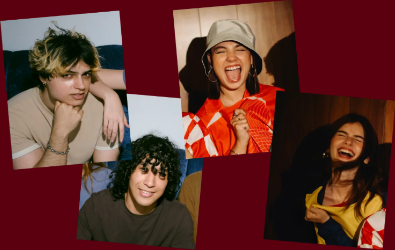
#> input picture scratch/true_orig_cards.png, 395 x 250 px, found by its file name
$ python render_zero_red_outline_cards.py
#> lines starting #> are read from the running program, lines starting #| are printed output that depends on the picture; after the words box and inside, x2 and y2 are one past the last pixel; in counts of white or black regions, pixels touching at a corner belong together
import os
from PIL import Image, ImageFilter, ImageDraw
import numpy as np
from scipy.ndimage import binary_fill_holes, binary_erosion, binary_dilation

# Load the original 2x cards (792 x 500)
orig_2x = Image.open('scratch/true_orig_cards.png').convert('RGBA').resize((792, 500), Image.Resampling.LANCZOS)
arr = np.array(orig_2x)
bg = np.array([90, 0, 15], dtype=float)

# 1. Detect all card content (excluding only the dark wine background)
diff = np.linalg.norm(arr[:, :, :3].astype(float) - bg, axis=2)
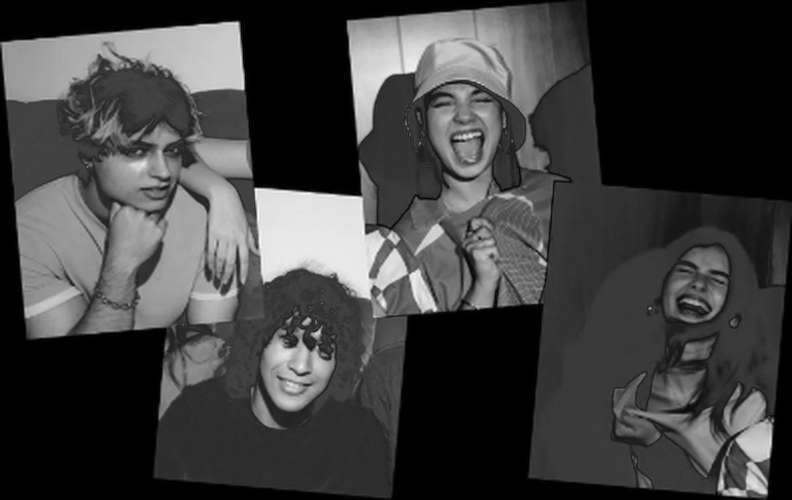
#> diff: shape (500, 792) float64; min 0, max 353, mean 88.2; drawn with min black and max white
raw_card_mask = diff > 25
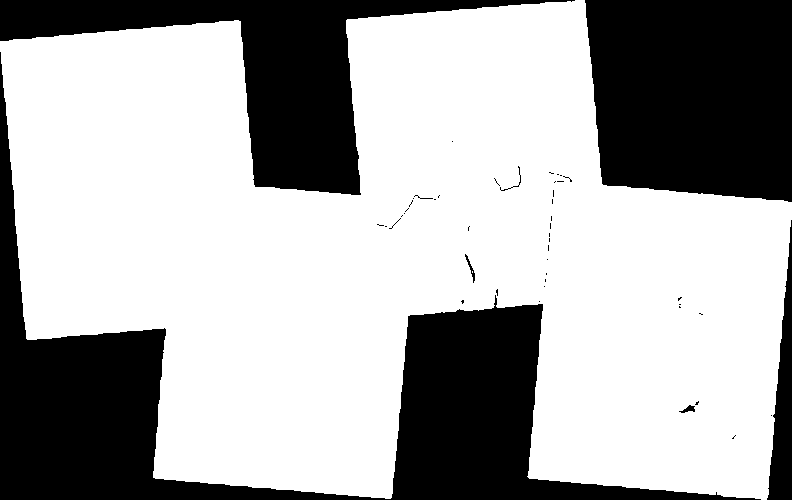
#> raw_card_mask: shape (500, 792) bool; 66.6% white; 48 black regions (40 under 20 px), largest, box (x1, y1, x2, y2) and area: (0, 52, 761, 500) 60569, (585, 0, 792, 202) 38219, (0, 0, 575, 195) 29648

# 2. Fill any holes inside the cards (so orange/red shirts or dark areas inside cards are 100% preserved)
filled_mask = binary_fill_holes(raw_card_mask)
#> filled_mask: shape (500, 792) bool; 66.7% white; 4 black regions, box (x1, y1, x2, y2) and area: (0, 52, 761, 500) 60569, (585, 0, 792, 202) 38219, (0, 0, 575, 195) 29648, (767, 220, 792, 500) 3494

# 3. Erode by 2 pixels to completely eliminate ANY outer red fringe from the background
inner_mask = binary_erosion(filled_mask, iterations=2)
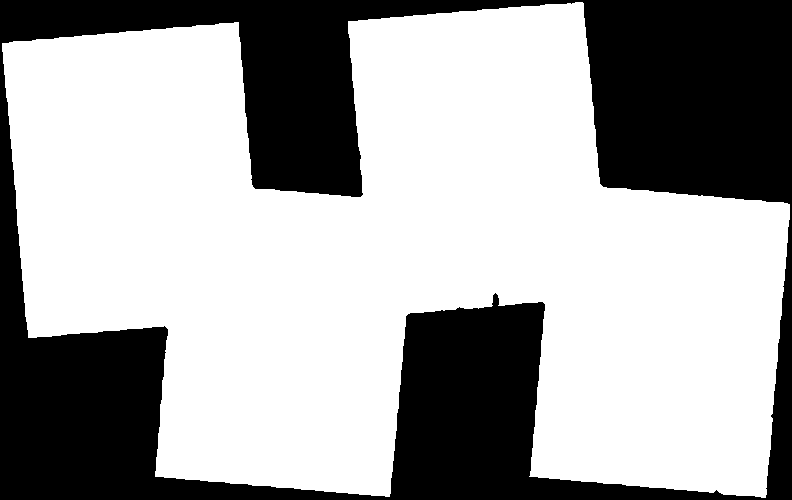
#> inner_mask: shape (500, 792) bool; 65.1% white; 1 black region, box (x1, y1, x2, y2) and area: (0, 0, 792, 500) 138259

# 4. Dilate by 1 pixel from inner_mask to create a clean crisp 3px white border around all card edges
border_mask = binary_dilation(inner_mask, iterations=3)
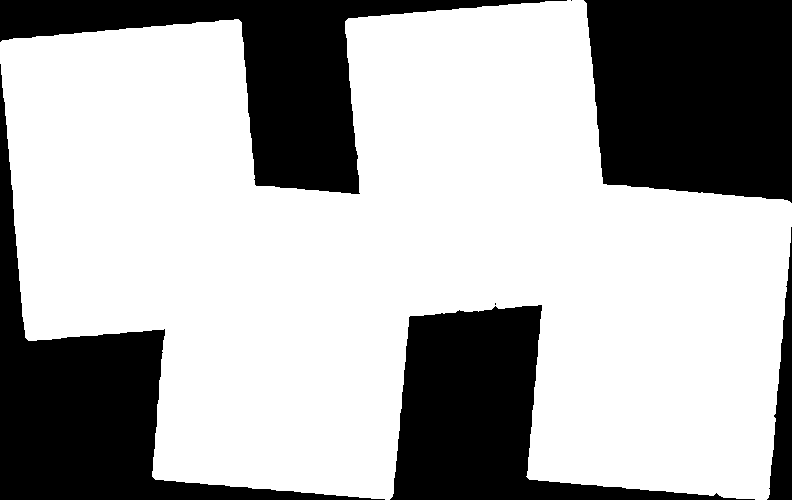
#> border_mask: shape (500, 792) bool; 67.5% white; 7 black regions (2 under 20 px), largest, box (x1, y1, x2, y2) and area: (584, 0, 792, 203) 37852, (0, 64, 385, 500) 31710, (0, 0, 567, 194) 28740, (390, 305, 755, 500) 27321, (767, 227, 792, 500) 3215

# 5. Build clean image:
# Outer canvas: transparent
clean_rgba = Image.new('RGBA', (792, 500), (0, 0, 0, 0))
#> clean_rgba: PIL image 792x500 RGBA; every value is 0

# Paste white border
white_border_img = Image.new('RGBA', (792, 500), (252, 252, 252, 255))
clean_rgba.paste(white_border_img, (0, 0), Image.fromarray((border_mask * 255).astype(np.uint8)))

# Paste original cards content using inner_mask (strictly within inner_mask, so 0% red background bleed)
clean_rgba.paste(orig_2x, (0, 0), Image.fromarray((inner_mask * 255).astype(np.uint8)))
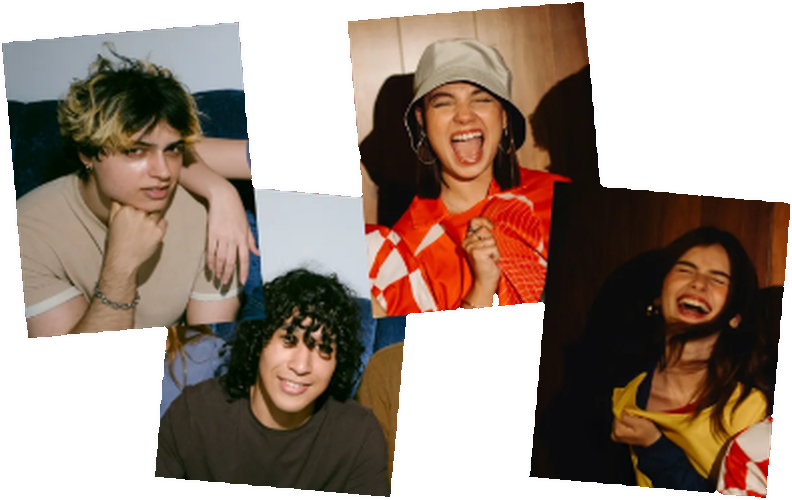
#> clean_rgba: PIL image 792x500 RGBA; mean R, G, B, A 75.5, 58.3, 47.5, 172; transparent parts drawn white

# 6. Create natural soft drop shadow for white background:
shadow_base = Image.new('RGBA', (792, 500), (0, 0, 0, 0))
shadow_tint = Image.new('RGBA', (792, 500), (0, 0, 0, 55))
shadow_base.paste(shadow_tint, (0, 3), Image.fromarray((border_mask * 255).astype(np.uint8)))
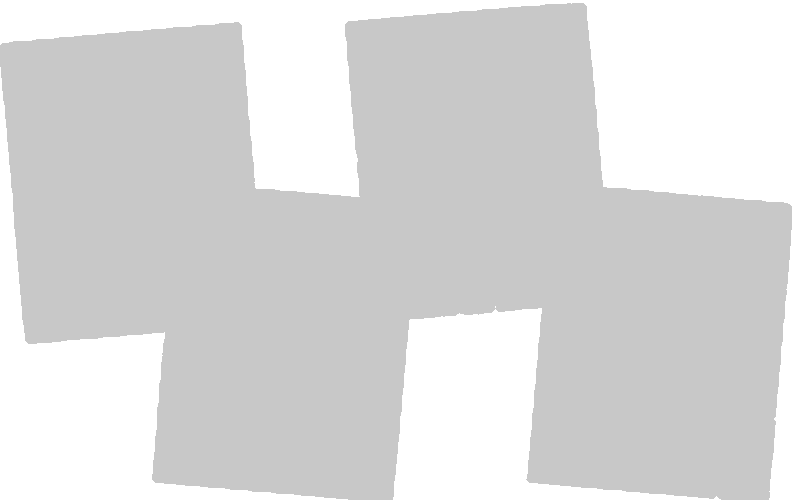
#> shadow_base: PIL image 792x500 RGBA; mean R, G, B, A 0, 0, 0, 37.1; transparent parts drawn white
shadow_blur = shadow_base.filter(ImageFilter.GaussianBlur(radius=4.5))

# Combine shadow and clean cards on transparent canvas
final_trans = Image.new('RGBA', (792, 500), (0, 0, 0, 0))
final_trans.paste(shadow_blur, (0, 0), shadow_blur)
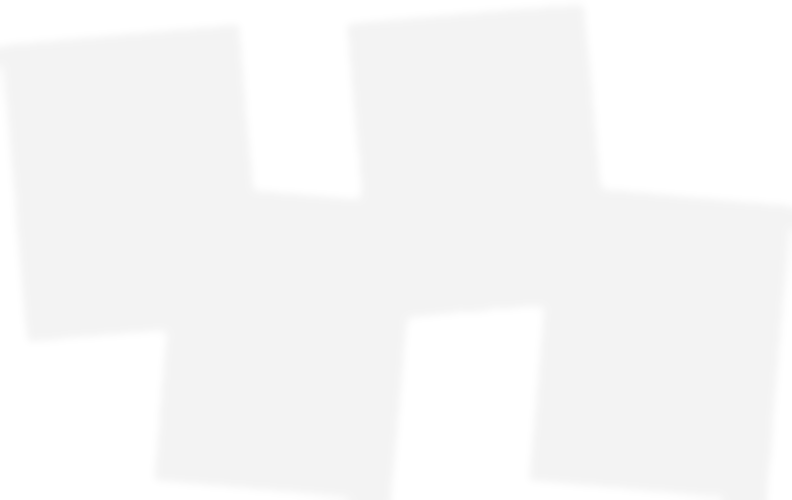
#> final_trans: PIL image 792x500 RGBA; mean R, G, B, A 0, 0, 0, 7.85; transparent parts drawn white
final_trans.paste(clean_rgba, (0, 0), clean_rgba)

# Test on pure white background
test_white = Image.new('RGB', (792, 500), (255, 255, 255))
#> test_white: PIL image 792x500 RGB; every value is 255
test_white.paste(final_trans, (0, 0), final_trans)

# Save test outputs
test_white.save('scratch/no_red_outline_white.png')
final_trans.save('scratch/no_red_outline_trans.png')

# Save directly to public/images and dist/images
final_trans.save('public/images/party_of_four_cards.png', 'PNG', optimize=True)

if os.path.exists('dist/images'):
    final_trans.save('dist/images/party_of_four_cards.png', 'PNG', optimize=True)

# Copy to artifact dir for presentation
artifact_dir = r"C:/Users/galan/.gemini/antigravity/brain/ddc39c74-efb6-4df6-94ec-b3cf0ab7f65a"
test_white.save(os.path.join(artifact_dir, "party_of_four_white_bg.png"), 'PNG', optimize=True)
final_trans.save(os.path.join(artifact_dir, "party_of_four_cards.png"), 'PNG', optimize=True)

print("Successfully created zero-red-outline cards asset!")
